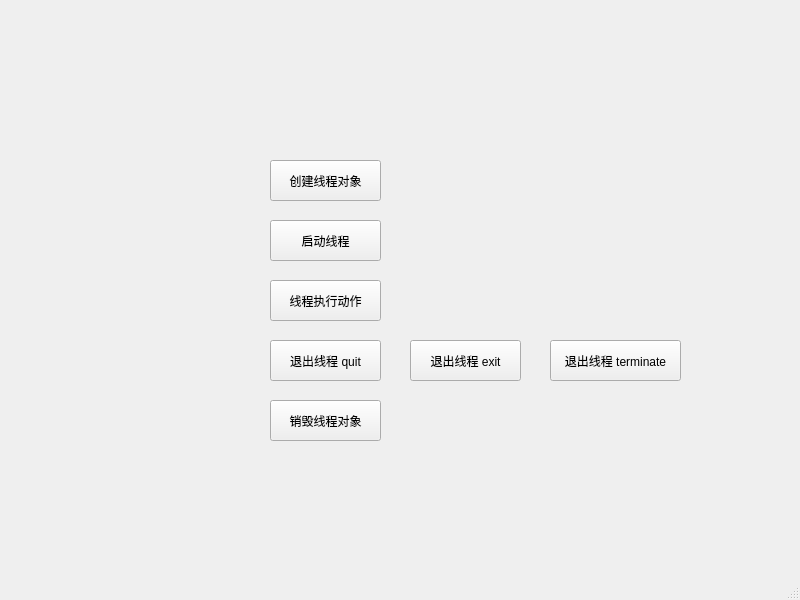
<?xml version="1.0" encoding="UTF-8"?>
<ui version="4.0">
 <class>MainWindow</class>
 <widget class="QMainWindow" name="MainWindow">
  <property name="geometry">
   <rect>
    <x>0</x>
    <y>0</y>
    <width>800</width>
    <height>600</height>
   </rect>
  </property>
  <property name="windowTitle">
   <string>MainWindow</string>
  </property>
  <widget class="QWidget" name="centralwidget">
   <widget class="QPushButton" name="pushButton_thread_start">
    <property name="geometry">
     <rect>
      <x>270</x>
      <y>220</y>
      <width>111</width>
      <height>41</height>
     </rect>
    </property>
    <property name="text">
     <string>启动线程</string>
    </property>
   </widget>
   <widget class="QPushButton" name="pushButton_thread_quit">
    <property name="geometry">
     <rect>
      <x>270</x>
      <y>340</y>
      <width>111</width>
      <height>41</height>
     </rect>
    </property>
    <property name="text">
     <string>退出线程 quit</string>
    </property>
   </widget>
   <widget class="QPushButton" name="pushButton_thread_object_construct">
    <property name="geometry">
     <rect>
      <x>270</x>
      <y>160</y>
      <width>111</width>
      <height>41</height>
     </rect>
    </property>
    <property name="text">
     <string>创建线程对象</string>
    </property>
   </widget>
   <widget class="QPushButton" name="pushButton_thread_action">
    <property name="geometry">
     <rect>
      <x>270</x>
      <y>280</y>
      <width>111</width>
      <height>41</height>
     </rect>
    </property>
    <property name="text">
     <string>线程执行动作</string>
    </property>
   </widget>
   <widget class="QPushButton" name="pushButton_thread_object_delete">
    <property name="geometry">
     <rect>
      <x>270</x>
      <y>400</y>
      <width>111</width>
      <height>41</height>
     </rect>
    </property>
    <property name="text">
     <string>销毁线程对象</string>
    </property>
   </widget>
   <widget class="QPushButton" name="pushButton_thread_exit">
    <property name="geometry">
     <rect>
      <x>410</x>
      <y>340</y>
      <width>111</width>
      <height>41</height>
     </rect>
    </property>
    <property name="text">
     <string>退出线程 exit</string>
    </property>
   </widget>
   <widget class="QPushButton" name="pushButton_thread_terminate">
    <property name="geometry">
     <rect>
      <x>550</x>
      <y>340</y>
      <width>131</width>
      <height>41</height>
     </rect>
    </property>
    <property name="text">
     <string>退出线程 terminate</string>
    </property>
   </widget>
  </widget>
  <widget class="QMenuBar" name="menubar">
   <property name="geometry">
    <rect>
     <x>0</x>
     <y>0</y>
     <width>800</width>
     <height>23</height>
    </rect>
   </property>
  </widget>
  <widget class="QStatusBar" name="statusbar"/>
 </widget>
 <resources/>
 <connections/>
</ui>
